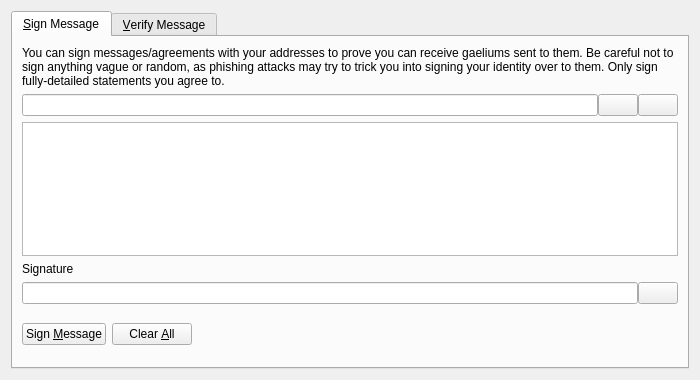
<?xml version="1.0" encoding="UTF-8"?>
<ui version="4.0">
 <class>SignVerifyMessageDialog</class>
 <widget class="QDialog" name="SignVerifyMessageDialog">
  <property name="geometry">
   <rect>
    <x>0</x>
    <y>0</y>
    <width>700</width>
    <height>380</height>
   </rect>
  </property>
  <property name="windowTitle">
   <string>Signatures - Sign / Verify a Message</string>
  </property>
  <property name="modal">
   <bool>true</bool>
  </property>
  <layout class="QVBoxLayout" name="verticalLayout">
   <item>
    <widget class="QTabWidget" name="tabWidget">
     <property name="currentIndex">
      <number>0</number>
     </property>
     <widget class="QWidget" name="tabSignMessage">
      <attribute name="title">
       <string>&amp;Sign Message</string>
      </attribute>
      <layout class="QVBoxLayout" name="verticalLayout_SM">
       <item>
        <widget class="QLabel" name="infoLabel_SM">
         <property name="text">
          <string>You can sign messages/agreements with your addresses to prove you can receive gaeliums sent to them. Be careful not to sign anything vague or random, as phishing attacks may try to trick you into signing your identity over to them. Only sign fully-detailed statements you agree to.</string>
         </property>
         <property name="textFormat">
          <enum>Qt::PlainText</enum>
         </property>
         <property name="wordWrap">
          <bool>true</bool>
         </property>
        </widget>
       </item>
       <item>
        <layout class="QHBoxLayout" name="horizontalLayout_1_SM">
         <property name="spacing">
          <number>0</number>
         </property>
         <item>
          <widget class="QValidatedLineEdit" name="addressIn_SM">
           <property name="toolTip">
            <string>The Gaelium address to sign the message with</string>
           </property>
          </widget>
         </item>
         <item>
          <widget class="QPushButton" name="addressBookButton_SM">
           <property name="toolTip">
            <string>Choose previously used address</string>
           </property>
           <property name="text">
            <string/>
           </property>
           <property name="icon">
            <iconset resource="../gaelium.qrc">
             <normaloff>:/icons/address-book</normaloff>:/icons/address-book</iconset>
           </property>
           <property name="shortcut">
            <string>Alt+A</string>
           </property>
           <property name="autoDefault">
            <bool>false</bool>
           </property>
          </widget>
         </item>
         <item>
          <widget class="QPushButton" name="pasteButton_SM">
           <property name="toolTip">
            <string>Paste address from clipboard</string>
           </property>
           <property name="text">
            <string/>
           </property>
           <property name="icon">
            <iconset resource="../gaelium.qrc">
             <normaloff>:/icons/editpaste</normaloff>:/icons/editpaste</iconset>
           </property>
           <property name="shortcut">
            <string>Alt+P</string>
           </property>
           <property name="autoDefault">
            <bool>false</bool>
           </property>
          </widget>
         </item>
        </layout>
       </item>
       <item>
        <widget class="QPlainTextEdit" name="messageIn_SM">
         <property name="toolTip">
          <string>Enter the message you want to sign here</string>
         </property>
        </widget>
       </item>
       <item>
        <widget class="QLabel" name="signatureLabel_SM">
         <property name="text">
          <string>Signature</string>
         </property>
         <property name="textFormat">
          <enum>Qt::PlainText</enum>
         </property>
        </widget>
       </item>
       <item>
        <layout class="QHBoxLayout" name="horizontalLayout_2_SM">
         <property name="spacing">
          <number>0</number>
         </property>
         <item>
          <widget class="QLineEdit" name="signatureOut_SM">
           <property name="font">
            <font>
             <italic>true</italic>
            </font>
           </property>
           <property name="readOnly">
            <bool>true</bool>
           </property>
          </widget>
         </item>
         <item>
          <widget class="QPushButton" name="copySignatureButton_SM">
           <property name="toolTip">
            <string>Copy the current signature to the system clipboard</string>
           </property>
           <property name="text">
            <string/>
           </property>
           <property name="icon">
            <iconset resource="../gaelium.qrc">
             <normaloff>:/icons/editcopy</normaloff>:/icons/editcopy</iconset>
           </property>
           <property name="autoDefault">
            <bool>false</bool>
           </property>
          </widget>
         </item>
        </layout>
       </item>
       <item>
        <layout class="QHBoxLayout" name="horizontalLayout_3_SM">
         <item>
          <widget class="QPushButton" name="signMessageButton_SM">
           <property name="toolTip">
            <string>Sign the message to prove you own this Gaelium address</string>
           </property>
           <property name="text">
            <string>Sign &amp;Message</string>
           </property>
           <property name="icon">
            <iconset resource="../gaelium.qrc">
             <normaloff>:/icons/edit</normaloff>:/icons/edit</iconset>
           </property>
           <property name="autoDefault">
            <bool>false</bool>
           </property>
          </widget>
         </item>
         <item>
          <widget class="QPushButton" name="clearButton_SM">
           <property name="toolTip">
            <string>Reset all sign message fields</string>
           </property>
           <property name="text">
            <string>Clear &amp;All</string>
           </property>
           <property name="icon">
            <iconset resource="../gaelium.qrc">
             <normaloff>:/icons/remove</normaloff>:/icons/remove</iconset>
           </property>
           <property name="autoDefault">
            <bool>false</bool>
           </property>
          </widget>
         </item>
         <item>
          <spacer name="horizontalSpacer_1_SM">
           <property name="orientation">
            <enum>Qt::Horizontal</enum>
           </property>
           <property name="sizeHint" stdset="0">
            <size>
             <width>40</width>
             <height>48</height>
            </size>
           </property>
          </spacer>
         </item>
         <item>
          <widget class="QLabel" name="statusLabel_SM">
           <property name="font">
            <font>
             <weight>75</weight>
             <bold>true</bold>
            </font>
           </property>
           <property name="text">
            <string/>
           </property>
           <property name="wordWrap">
            <bool>true</bool>
           </property>
          </widget>
         </item>
         <item>
          <spacer name="horizontalSpacer_2_SM">
           <property name="orientation">
            <enum>Qt::Horizontal</enum>
           </property>
           <property name="sizeHint" stdset="0">
            <size>
             <width>40</width>
             <height>48</height>
            </size>
           </property>
          </spacer>
         </item>
        </layout>
       </item>
      </layout>
     </widget>
     <widget class="QWidget" name="tabVerifyMessage">
      <attribute name="title">
       <string>&amp;Verify Message</string>
      </attribute>
      <layout class="QVBoxLayout" name="verticalLayout_VM">
       <item>
        <widget class="QLabel" name="infoLabel_VM">
         <property name="text">
          <string>Enter the receiver's address, message (ensure you copy line breaks, spaces, tabs, etc. exactly) and signature below to verify the message. Be careful not to read more into the signature than what is in the signed message itself, to avoid being tricked by a man-in-the-middle attack. Note that this only proves the signing party receives with the address, it cannot prove sendership of any transaction!</string>
         </property>
         <property name="textFormat">
          <enum>Qt::PlainText</enum>
         </property>
         <property name="alignment">
          <set>Qt::AlignLeading|Qt::AlignLeft|Qt::AlignTop</set>
         </property>
         <property name="wordWrap">
          <bool>true</bool>
         </property>
        </widget>
       </item>
       <item>
        <layout class="QHBoxLayout" name="horizontalLayout_1_VM">
         <property name="spacing">
          <number>0</number>
         </property>
         <item>
          <widget class="QValidatedLineEdit" name="addressIn_VM">
           <property name="toolTip">
            <string>The Gaelium address the message was signed with</string>
           </property>
          </widget>
         </item>
         <item>
          <widget class="QPushButton" name="addressBookButton_VM">
           <property name="toolTip">
            <string>Choose previously used address</string>
           </property>
           <property name="text">
            <string/>
           </property>
           <property name="icon">
            <iconset resource="../gaelium.qrc">
             <normaloff>:/icons/address-book</normaloff>:/icons/address-book</iconset>
           </property>
           <property name="shortcut">
            <string>Alt+A</string>
           </property>
           <property name="autoDefault">
            <bool>false</bool>
           </property>
          </widget>
         </item>
        </layout>
       </item>
       <item>
        <widget class="QPlainTextEdit" name="messageIn_VM"/>
       </item>
       <item>
        <widget class="QValidatedLineEdit" name="signatureIn_VM"/>
       </item>
       <item>
        <layout class="QHBoxLayout" name="horizontalLayout_2_VM">
         <item>
          <widget class="QPushButton" name="verifyMessageButton_VM">
           <property name="toolTip">
            <string>Verify the message to ensure it was signed with the specified Gaelium address</string>
           </property>
           <property name="text">
            <string>Verify &amp;Message</string>
           </property>
           <property name="icon">
            <iconset resource="../gaelium.qrc">
             <normaloff>:/icons/transaction_0</normaloff>:/icons/transaction_0</iconset>
           </property>
           <property name="autoDefault">
            <bool>false</bool>
           </property>
          </widget>
         </item>
         <item>
          <widget class="QPushButton" name="clearButton_VM">
           <property name="toolTip">
            <string>Reset all verify message fields</string>
           </property>
           <property name="text">
            <string>Clear &amp;All</string>
           </property>
           <property name="icon">
            <iconset resource="../gaelium.qrc">
             <normaloff>:/icons/remove</normaloff>:/icons/remove</iconset>
           </property>
           <property name="autoDefault">
            <bool>false</bool>
           </property>
          </widget>
         </item>
         <item>
          <spacer name="horizontalSpacer_1_VM">
           <property name="orientation">
            <enum>Qt::Horizontal</enum>
           </property>
           <property name="sizeHint" stdset="0">
            <size>
             <width>40</width>
             <height>48</height>
            </size>
           </property>
          </spacer>
         </item>
         <item>
          <widget class="QLabel" name="statusLabel_VM">
           <property name="font">
            <font>
             <weight>75</weight>
             <bold>true</bold>
            </font>
           </property>
           <property name="text">
            <string/>
           </property>
           <property name="wordWrap">
            <bool>true</bool>
           </property>
          </widget>
         </item>
         <item>
          <spacer name="horizontalSpacer_2_VM">
           <property name="orientation">
            <enum>Qt::Horizontal</enum>
           </property>
           <property name="sizeHint" stdset="0">
            <size>
             <width>40</width>
             <height>48</height>
            </size>
           </property>
          </spacer>
         </item>
        </layout>
       </item>
      </layout>
     </widget>
    </widget>
   </item>
  </layout>
 </widget>
 <customwidgets>
  <customwidget>
   <class>QValidatedLineEdit</class>
   <extends>QLineEdit</extends>
   <header>qvalidatedlineedit.h</header>
  </customwidget>
 </customwidgets>
 <resources>
  <include location="../gaelium.qrc"/>
 </resources>
 <connections/>
</ui>
